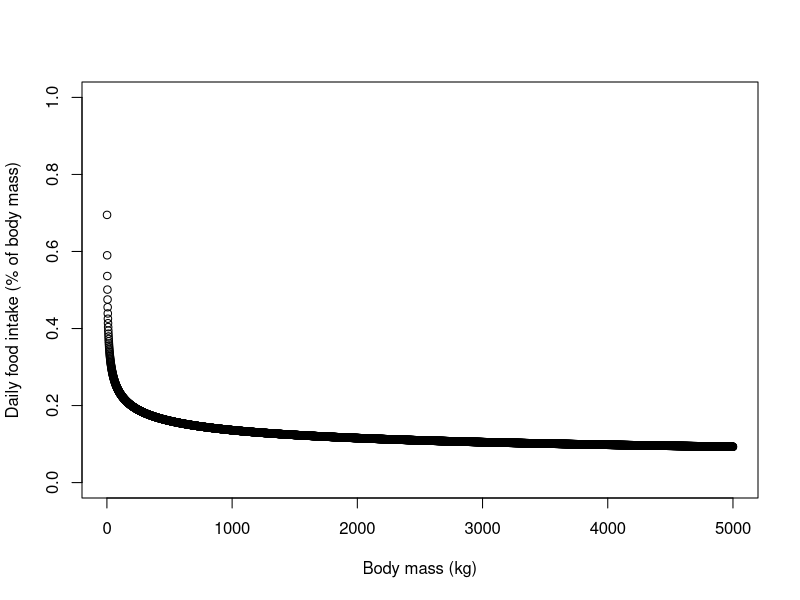

Recreate this plot in R. (Note: this script raises an error after producing the figure.)
# Author: Liam Langan
# Herbivory trade-offs

## Relationships taken from From - Normal Owen Smith (The influence of very large body size on ecology) unless otherwise stated.
##------------------------------------------------------------------------------------------------
##------------------------------------------------------------------------------------------------
##------------------------------------------------------------------------------------------------
##------------------------------------------------------------------------------------------------

## Chapter 5 (Body size and nutritional physiology) 

# daily food intake (organic matter) as percentage of body mass (function used = #2 below) 
# all options
# 1 - (grass hay, all species except pigmy hippo and giraffe) x <- function(mass){4.04*(mass^-0.184)}
# 2 - (grass hay, hindgut fermenters only) x <- function(mass){6.95*(mass^-0.236)} 
# 3 - (legume hay, all species except pigmy hippo and giraffe) x <- function(mass){7.31*(mass^-0.231)} 
# 4 - (legume hay, hindgut fermenters only) x <- function(mass){13.8*(mass^-0.315)} 
mass <- seq(1, 5000, by=1)
daily_food_intake <- function(mass){0.695*(mass^-0.236)} # Fig. 5.1 Normal Owen Smith
plot(mass, daily_food_intake(mass), ylab="Daily food intake (% of body mass)", xlab="Body mass (kg)", ylim=c(0,1))

# daily food intake as function of body mass (function used = #2 below) 
plot(mass, mass*daily_food_intake1(mass), ylab="Daily food intake (kg)", xlab="Body mass (kg)", ylim=c(0,1000))
lines(mass, mass*daily_food_intake1(mass), col="red", lwd=3)

##------------------------------------------------------------------------------------------------
##------------------------------------------------------------------------------------------------
# daily food intake (dry mass) as percentage of body mass (Fig. 5.2 Normal Owen Smith) 
daily_food_intake2 <- function(mass){0.6*(mass^-0.191)} # Fig. 5.2 Normal Owen Smith
plot(mass, daily_food_intake2(mass), ylab="Daily food intake (% of body mass)", xlab="Body mass (kg)", ylim=c(0,1))
lines(mass, daily_food_intake2(mass), col="red", lwd=3)

# daily food intake as function of body mass 
plot(mass, mass*daily_food_intake2(mass), ylab="Daily food intake (kg)", xlab="Body mass (kg)", ylim=c(0,1000))
lines(mass, mass*daily_food_intake2(mass), col="red", lwd=3)

##------------------------------------------------------------------------------------------------
##------------------------------------------------------------------------------------------------
# Mean retention time (h) of digesta in relation to body mass (Fig. 5.3 Normal Owen Smith), original ref. (Foose, 1982) (function used = #2 below) 
# all options
# 1 - (grass hay, all species) x <- function(mass){46.10*(mass^0.048)}
# 2 - (grass hay, hindgut fermenters only) x <- function(mass){32.00*(mass^0.075)} 
# 3 - (grass hay, perissodactyls only) x <- function(mass){22.80*(mass^0.135)} 
# 4 - (legume hay, all species) x <- function(mass){36.60*(mass^0.061)} 
# 5 - (legume hay, hindgut fermenters only) x <- function(mass){23.4*(mass^0.106)} 
# 6 - (legume hay, perissodactyls only) x <- function(mass){12.8*(mass^0.177)} 

mean_retention_time_hindgut <- function(mass){32*(mass^0.135)} # Fig. 5.3 Normal Owen Smith
plot(mass, mean_retention_time_hindgut(mass), ylab="Mean retention time (h)", xlab="Body mass (kg)", ylim=c(0,120))

log_e_residual_digestable_cell_wall <- function(mean_retention_time_hindgut){ (4.95 - (0.034*mean_retention_time_hindgut))} # Fig. 5.5 Normal Owen Smith
# 0.7 scales to a maximum of 70% digestion
cell_wall_digestion_percent <- function(log_e_residual_digestable_cell_wall) { (100 - exp(log_e_residual_digestable_cell_wall(mean_retention_time_hindgut(mass))))*0.7} # Fig. 5.5 Normal Owen Smith
# I have no access to original paper (Waldo, D. R., Smith, L. W. & Cox, E. L. (1972). Model of cellulose disappearance from the rumen. J. Dairy Science, 55, 1 25-8.)
plot(mean_retention_time_hindgut(mass), cell_wall_digestion_percent(log_e_residual_digestable_cell_wall(mean_retention_time_hindgut(mass))), xlab="Mean retention time (h)", ylab="Cell wall digestion (%)" ) # this looks correct
plot(mass, cell_wall_digestion_percent(log_e_residual_digestable_cell_wall(mean_retention_time_hindgut(mass))), xlab="Body Mass (kg)", ylab="Cell wall digestion (%)" ) # this looks correct
#plot(mass, cell_wall_digestion_percent(log_e_residual_digestable_cell_wall(mean_retention_time_hindgut(mass))), xlab="Body Mass (kg)", ylab="Cell wall digestion (%)", xlim=c(1,30) ) # this looks correct

##------------------------------------------------------------------------------------------------
##------------------------------------------------------------------------------------------------
##------------------------------------------------------------------------------------------------
##------------------------------------------------------------------------------------------------

## Chapter 6 (Body size and nutritional physiology) 

# "Crude protein concentrations in the stomach contents of large herbivores during the dry season in relation to body size" (Owen Smith)
percent_crude_protein_stomach <- function(mass) {21.6*(mass^-0.23)} # Fig. 6.1 Normal Owen Smith (ruminants only excluding giraffe)
plot(mass, percent_crude_protein_stomach(mass), ylab="Daily food intake (% of body mass)", xlab="Body mass (kg)", ylim=c(0,20))

##------------------------------------------------------------------------------------------------
##------------------------------------------------------------------------------------------------
# Fermentation rate (umol gas g (dry matter)^-1 h^-1) in expressed as gas production in relation to body mass. 
fermentation_rate <- function(mass) {945*(mass^-0.22)} # Fig. 6.2 Normal Owen Smith
plot(mass, fermentation_rate(mass), xlab="Mass (kg)", ylab="Fermentation rate (umol gas g (dry matter)^-1 h^-1)" ) # this looks correct

##------------------------------------------------------------------------------------------------
##------------------------------------------------------------------------------------------------
# Proportion (%) of non-stem material (leaves, leaf sheaths, fruits) in rumen or stomach content of large herbivores in relation to body mass
# for elephants it's based on replicated food intake and hippo from fecal samples
non_stem_in_digesta <- function(mass) {pmin(100, (116*(mass^-0.118)))} # pmin as eq. extends above 100% # Fig. 6.3 Normal Owen Smith
plot(mass, non_stem_in_digesta(mass), xlab="Mass (kg)", ylab="(%) of non-stem material" ) # this looks correct

##------------------------------------------------------------------------------------------------
##------------------------------------------------------------------------------------------------
# Daily foraging time (% of day) of large herbivores in relation to body mass. (function used = #1 below)
# all options
# 1 - (all species) x <- function(mass){24.20*(mass^0.12)}
# 2 - (ruminants only) x <- function(mass){27.90*(mass^0.08)} 
# 3 - (non-ruminants only) x <- function(mass){19.00*(mass^0.17)}

percent_foraging_time <- function(mass) {24.20*(mass^0.12)} # Fig. 6.4 Normal Owen Smith
plot(mass, percent_foraging_time(mass), xlab="Mass (kg)", ylab="(% of day) Foraging time" ) # this looks correct

##------------------------------------------------------------------------------------------------
##------------------------------------------------------------------------------------------------
# Female home range area (km^2)(plot gives km2, eqn. gives ha) as a function of adult female body mass. Likely not needed but for completeness.
home_range <- function(mass) {1.35*(mass^1.25)} # Fig. 6.6 Normal Owen Smith
plot(mass, home_range(mass)/100, xlab="Female adult Mass (kg)", ylab="Home range area (km^2)" ) # this looks correct

##------------------------------------------------------------------------------------------------
##------------------------------------------------------------------------------------------------
# Home range extent per individual (km^2)(plot gives km2, eqn. gives ha) as a function of adult body mass. Likely not needed but for completeness.
# excludes mega herbivores. Calculated by dividing home range extent by size of social group. Social group size requires imformation about the
# behavioural ecology of species and as such is not useable/useful for what we need to do.  
home_range_per_individual <- function(mass) {1.07*(mass^0.83)} # Fig. 6.7 Normal Owen Smith
plot(mass, home_range_per_individual(mass), xlab="Female adult Mass (kg)", ylab="Home range extent per individual (ha)" , xlim=c(0,600), ylim=c(0,300)) # this looks correct

##------------------------------------------------------------------------------------------------
##------------------------------------------------------------------------------------------------
##------------------------------------------------------------------------------------------------
##------------------------------------------------------------------------------------------------
# Chapter 9. deals with body-size and sociobiology. Noteworthy is that there is often a reduced probability of predation with increasing group size (higher fitness) 
# while there is reduced foraging efficiency with increasing group size (reduced fitness). This implies a there is a maximum fitness point in relation to group size, 
# foraging efficency and predation. These maximum fitness points will depend on mass, certainly predation will depend on mass of a prey individauls w.r.t. the mass of the predator.
# Fig. 9.1, Fig 9.2

##------------------------------------------------------------------------------------------------
##------------------------------------------------------------------------------------------------
##------------------------------------------------------------------------------------------------
##------------------------------------------------------------------------------------------------
# Chapter 10. Body-size and reproductive patterns. This chapter is crucial.

# Age at first conception (y) in relation to body mass (kg). I want to use this to determine the size an individual needs to reach before it can reproduce. 
# all options - (using option 1)
# 1 - (all species) x <- function(mass){0.41*(mass^0.32)}
# 2 - (mega herbivores excluded) x <- function(mass){0.54*(mass^0.25)} 

age_to_first_baby <- function(mass) {0.41*(mass^0.32)} # Fig. 10.1 Normal Owen Smith
plot(mass, age_to_first_baby(mass), xlab="Body mass (kg)", ylab="Age at first conception (y)" ) # this looks correct

##------------------------------------------------------------------------------------------------
##------------------------------------------------------------------------------------------------
# Birth interval (month) in relation to body mass (kg)
# all options - (using option 1)
# 1 - (all species) x <- function(mass){3.40*(mass^0.27)}
# 2 - (mega herbivores excluded) x <- function(mass){5.00*(mass^0.17)} 
birth_interval <- function(mass) {3.40*(mass^0.27)} # Fig. 10.2 Normal Owen Smith
plot(mass, birth_interval(mass)/12, xlab="Body mass (kg)", ylab="Birth interval (y)" ) # this looks correct

##------------------------------------------------------------------------------------------------
##------------------------------------------------------------------------------------------------
# Gestation time (y) in relation to body mass (female body mass).
# all options - (using option 1)
# 1 - (all species) x <- function(mass){3.15*(mass^0.20)}
# 2 - (mega herbivores excluded) x <- function(mass){3.49*(mass^0.17)} 
gestation_time <- function(mass) {3.15*(mass^0.20)} # Fig. 10.3 Normal Owen Smith
plot(mass, gestation_time(mass)/12, xlab="Body mass (kg)", ylab="Gestation time (y)" ) # this looks correct

##------------------------------------------------------------------------------------------------
##------------------------------------------------------------------------------------------------
# Neonatal mass (kg) in relation to maternal mass (female body mass).
# all options - (using option 1)
# 1 - (all species) x <- function(mass){0.23*(mass^0.79)}
# 2 - (mega herbivores excluded) x <- function(mass){0.17*(mass^0.87)} 
neonatal_mass <- function(mass) {0.23*(mass^0.79)} # Fig. 10.4 Normal Owen Smith
plot(mass, neonatal_mass(mass), xlab="Maternal body mass (kg)", ylab="neonatal_mass (kg)" ) # this looks correct

##------------------------------------------------------------------------------------------------
##------------------------------------------------------------------------------------------------
# Sex ratio, Fig. 10.5. I'm happy to assume even sex ratio. 

##------------------------------------------------------------------------------------------------
##------------------------------------------------------------------------------------------------
##------------------------------------------------------------------------------------------------
##------------------------------------------------------------------------------------------------
# Chapter 11. Demography ### should emerge based on trade-offs 

##------------------------------------------------------------------------------------------------
##------------------------------------------------------------------------------------------------
##------------------------------------------------------------------------------------------------
##------------------------------------------------------------------------------------------------
# Chapter 12. Community interactions 
# need equation which defines the probability an individual will kill/top-kill a tree based on body mass 

##------------------------------------------------------------------------------------------------
##------------------------------------------------------------------------------------------------
##------------------------------------------------------------------------------------------------
##------------------------------------------------------------------------------------------------
# Chapter 13. Body size and population regulation
# see appendix 2 for Owen Smiths model using scaling parameters
# "The only adjustment that can prevent or reduce episodic overexploitation of food resources during droughts is dispersal.". Seems to be apparent in Pachzelt model.

##------------------------------------------------------------------------------------------------
##------------------------------------------------------------------------------------------------
##------------------------------------------------------------------------------------------------
##------------------------------------------------------------------------------------------------
# Chapter 14. Body size and ecosystem processes
# see chapter 5 for basal metabolic rates, here it seems to be 
metabolic_cost <- function(mass) {mass^0.25} 
plot(mass, metabolic_cost(mass), xlab="Mass (kg)", ylab="Cost (?)" ) # this looks correct

# there are equations which related total population biomass to individual body mass (Fig. 14.1, Fig. 14.2). 
# it would be however nice if the model we design could reproduce this. 
# Fig. 14.3 gives herbivore biomass against rainfall - useful for benchmarking

##------------------------------------------------------------------------------------------------
##------------------------------------------------------------------------------------------------
##------------------------------------------------------------------------------------------------
##------------------------------------------------------------------------------------------------
# Chapter 15. Late pleistocence extinctions

































